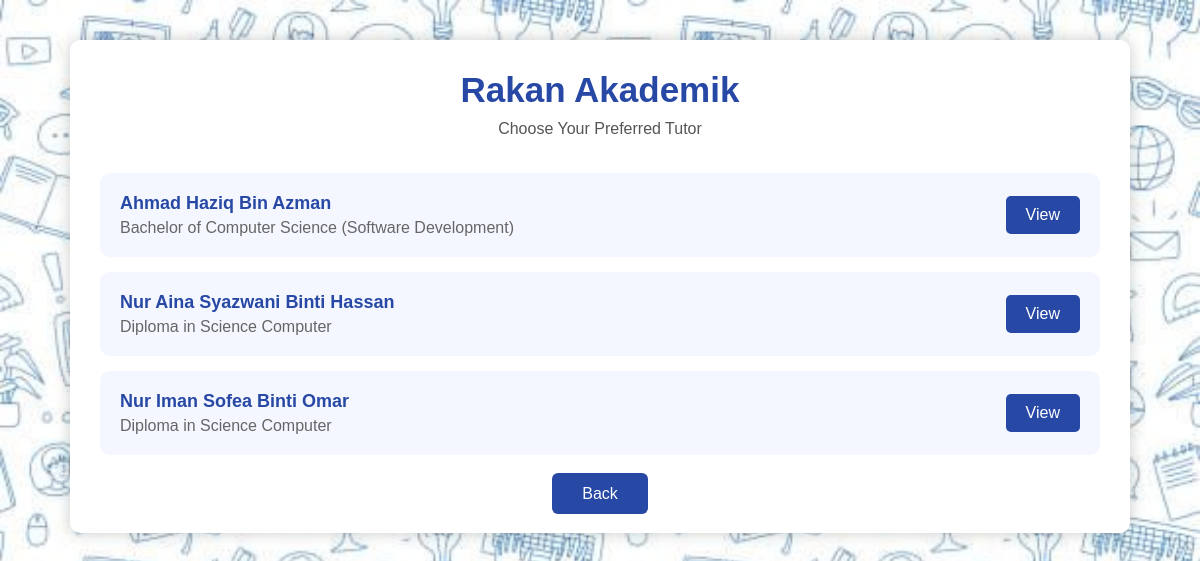
Page /rakan_page.php (signed in) on the committed database.
### tables this page shows
CREATE TABLE `tutor` (
  `matricNoTutor` varchar(20) NOT NULL,
  `name` varchar(100) NOT NULL,
  `programme` varchar(100) NOT NULL,
  `institution` varchar(255) NOT NULL,
  `currentStatus` varchar(100) NOT NULL,
  `academicBackground` text NOT NULL,
  `academicStrengths` text NOT NULL,
  `cgpa` decimal(3,2) NOT NULL,
  `availability` varchar(100) NOT NULL,
  `contactNumber` varchar(20) NOT NULL,
  `email` varchar(100) NOT NULL,
  `matricNoStudent` varchar(20) NOT NULL,
  `expertise` varchar(100) NOT NULL
);

### rakan_page.php (the view, shortened to what this page needs)
<?php
include("db_connect.php");
$sql = mysqli_query($conn, "
SELECT *
FROM tutor
ORDER BY name ASC
");
?>
<!DOCTYPE html>
<html>
<head>
</head>
<body>
    <div class="container">
    </div>
    <div class="main-panel">
        <div class="title">
            Rakan Akademik
        </div>
        <div class="subtitle">
            Choose Your Preferred Tutor
        </div>
        <?php
        if (mysqli_num_rows($sql) > 0) {
            while ($row = mysqli_fetch_assoc($sql)) {
        ?>
                <div class="card">
                    <div>
                        <div class="name">
                            <?php echo $row['name']; ?>
                        </div>
                        <div class="programme">
                            <?php echo $row['programme']; ?>
                        </div>
                    </div>
                    <a
                        class="btn"
                        href="student_viewrakan.php?id=<?php echo $row['matricNoTutor']; ?>">
                        View
                    </a>
                </div>
        <?php
            }
        } else {
            echo "<h3 align='center'>No Tutor Available</h3>";
        }
        ?>
        <div class="back">
            <a href="student_dashboard.php">
                Back
            </a>
        </div>
    </div>
</body>
</html>

### rakan_page.php (style rules this page uses)
body { margin: 0; padding: 0; font-family: Arial; background: url('images/edubackground.jpg'); background-size: cover; }
.container { width: 1000px; margin: 40px auto; background: white; border-radius: 10px; padding: 30px; box-shadow: 0 0 15px rgba(0, 0, 0, .2); }
.title { text-align: center; font-size: 35px; color: #2748A5; font-weight: bold; }
.subtitle { text-align: center; color: #555; margin-top: 10px; margin-bottom: 35px; }
.card { display: flex; justify-content: space-between; align-items: center; background: #f4f7ff; padding: 20px; border-radius: 10px; margin-bottom: 15px; transition: .3s; }
.name { font-size: 18px; font-weight: bold; color: #2748A5; }
.programme { color: #666; margin-top: 5px; }
.btn { background: #2748A5; color: white; padding: 10px 20px; border-radius: 5px; text-decoration: none; }
.back { text-align: center; margin-top: 30px; }
.back a { text-decoration: none; color: white; background: #2748A5; padding: 12px 30px; border-radius: 6px; }

### rows in the picture
tutor: name "Ahmad Haziq Bin Azman", programme "Bachelor of Computer Science (Software Development)"
tutor: name "Nur Aina Syazwani Binti Hassan", programme "Diploma in Science Computer"
tutor: name "Nur Iman Sofea Binti Omar", programme "Diploma in Science Computer"
